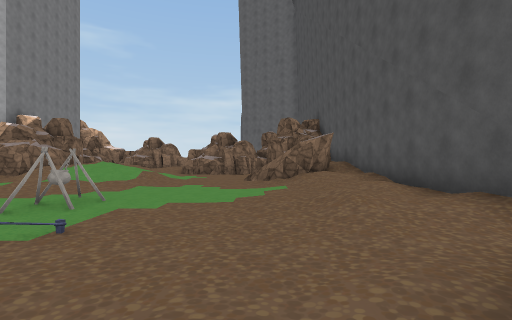
View 1 (above)

17 first-person views from a walk through a scene from a Unity 3-D project. The camera is 1.2 m above the floor, looks level and sees 85° across. The floor is counted in squares, 2 m on a side. Each view is taken from the middle of a square. On the plan, view 1 faces up. The plan holds only what a view shows up to about 9 squares ahead; the rest is blank. The place goes on beyond the plan. Some surface patterns are stand-ins.

View 2
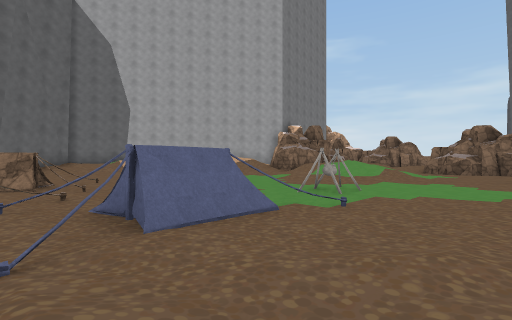

View 3
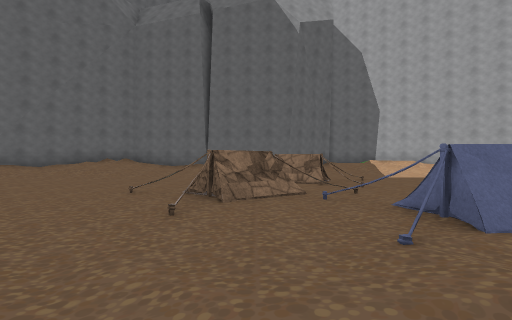

View 4
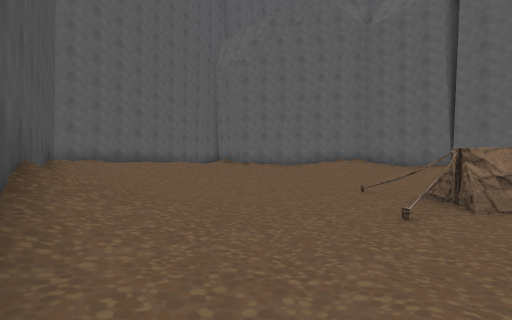

View 5
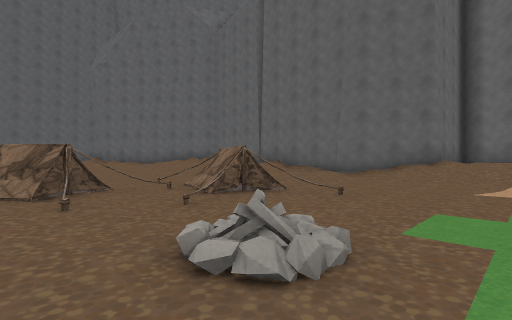

View 6
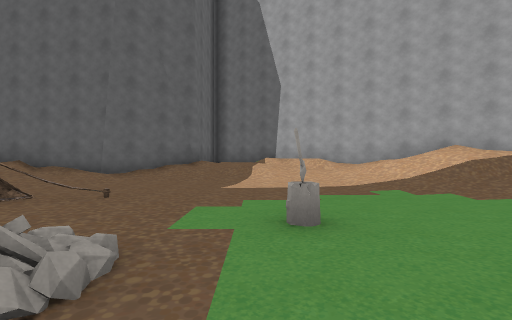

View 7
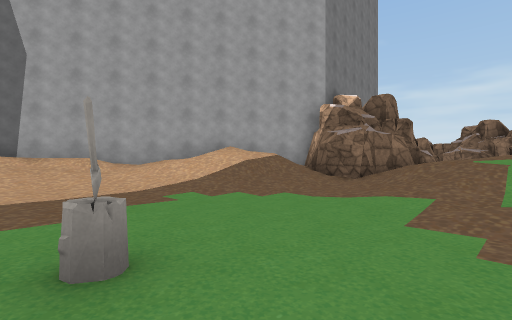

View 8
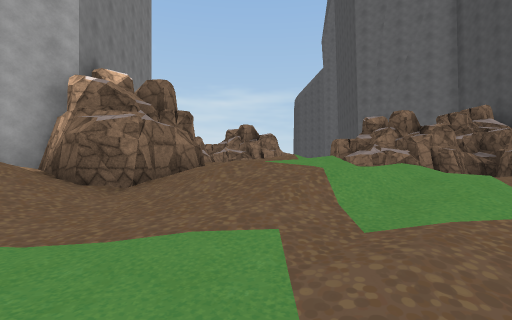

View 9
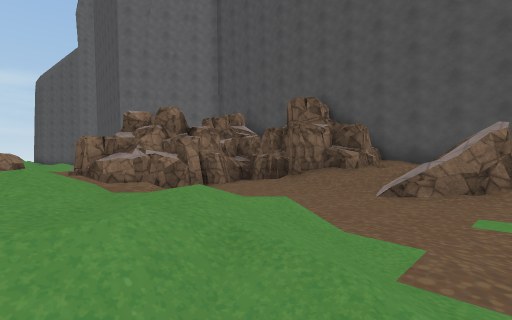

View 10
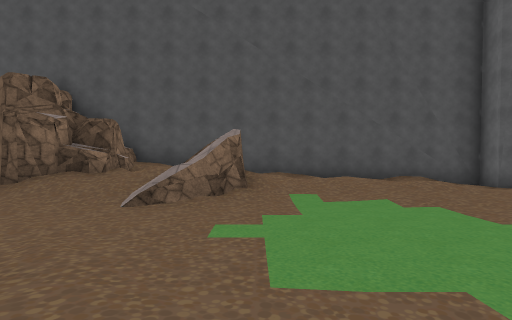

View 11
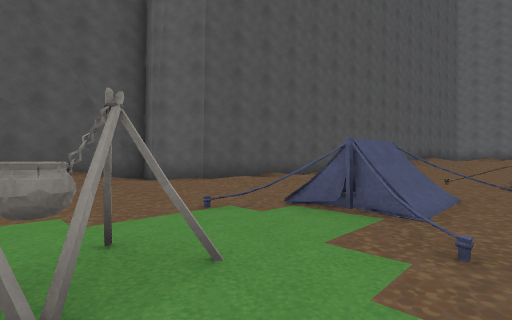

View 12
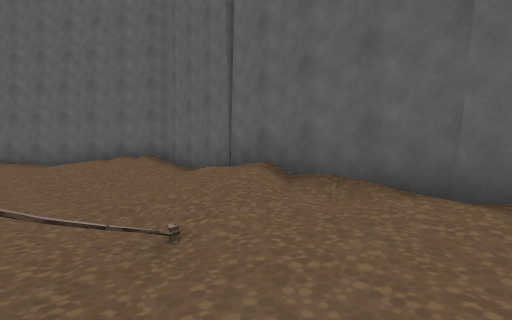

View 13
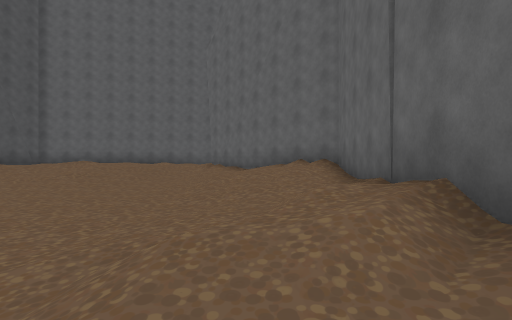

View 14
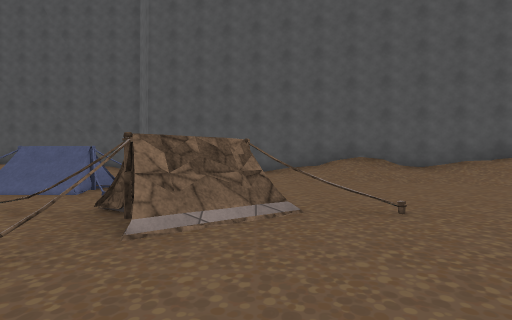

View 15
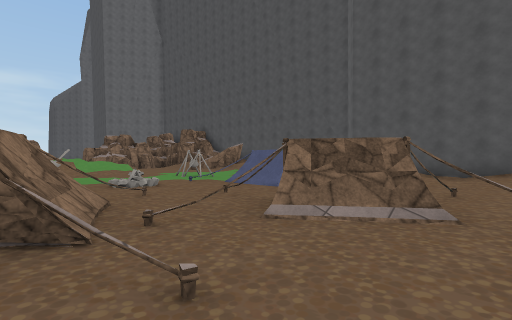

View 16
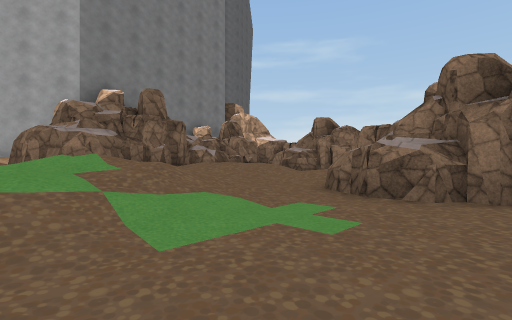

View 17
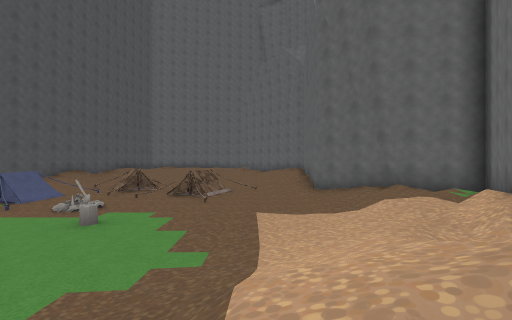

### Floor plan
Key: @ floor where view 1 was taken; # wall or solid block; . main floor; : floor 0.25 m higher than the main floor; + floor 0.5 m higher than the main floor; * floor 0.75 m higher than the main floor; % floor 1 m higher than the main floor; & floor 1.25 m higher than the main floor; / step, stairs or slope; = window, fence, low wall or low ledge; ^ raised ledge; T tent; C campfire; O other object.
Columns run from 17 left of view 1 to 3 right of it. Each row starts with its distance up from view 1.
 15         #*+:.####/#
 14         #**/:.....#
 13         #* //....:#
 12      ####/ %//...:^##
 11      #/##%%&*/.../*/#
 10     #&//:/%%%/...//%#
  9    ##///.////:...///#
  8   ##&//:..::/...../*#
  7   #////...........:+#
  6  ##/+:............:+#
  5 ##/*:........OO...::#
  4 #/%*:....O....O.../+#
  3 #%%/:......C......::#
  2 ###+.........TT.....#
  1   #/....=..../T..:###
  0   ##:...##...TT.:@#
 -1    #+:.##..#....+.#
 -2    #/:..#.=#=...:.#
 -3    #/+...../#/...:#
 -4    #%:.....=....:##
 -5    #/:.........:/#
 -6    #+:.........//#
 -7    #*+:........//#
 -8    #%*+........:/#
 -9    #/%+...:::../##
-10    ##*+..::++/:/#

Where each view was taken, in squares from view 1:
view 1: 0 up, 0 right, facing up
view 2: 1 down, 0 right, facing up-left
view 3: 2 down, 0 right, facing left
view 4: 2 down, 0 right, facing down-left
view 5: 4 up, 5 left, facing down-left
view 6: 4 up, 5 left, facing left
view 7: 4 up, 6 left, facing up-left
view 8: 6 up, 7 left, facing up
view 9: 8 up, 6 left, facing up-right
view 10: 8 up, 5 left, facing right
view 11: 5 up, 5 left, facing down-right
view 12: 0 up, 10 left, facing down-left
view 13: 1 down, 12 left, facing down
view 14: 3 down, 9 left, facing right
view 15: 4 down, 9 left, facing up-right
view 16: 10 up, 1 left, facing up-left
view 17: 10 up, 11 left, facing down
